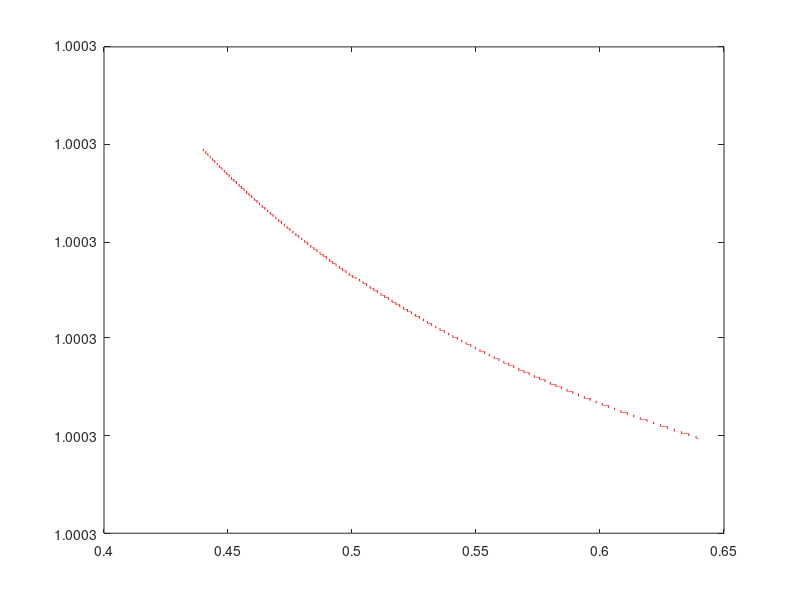

The MATLAB script that drew this image:
clc;
clear all;
close all;
format long;

%Gruop : Esfandiar_Tahmasebi

landa=0.44:10^-6:0.64;
L=landa;
ngs=1+((287.604+(4.8863./(L.^2))+(0.0682./(L.^4)))*10^-6);

plot(L,ngs,'r-')
%end